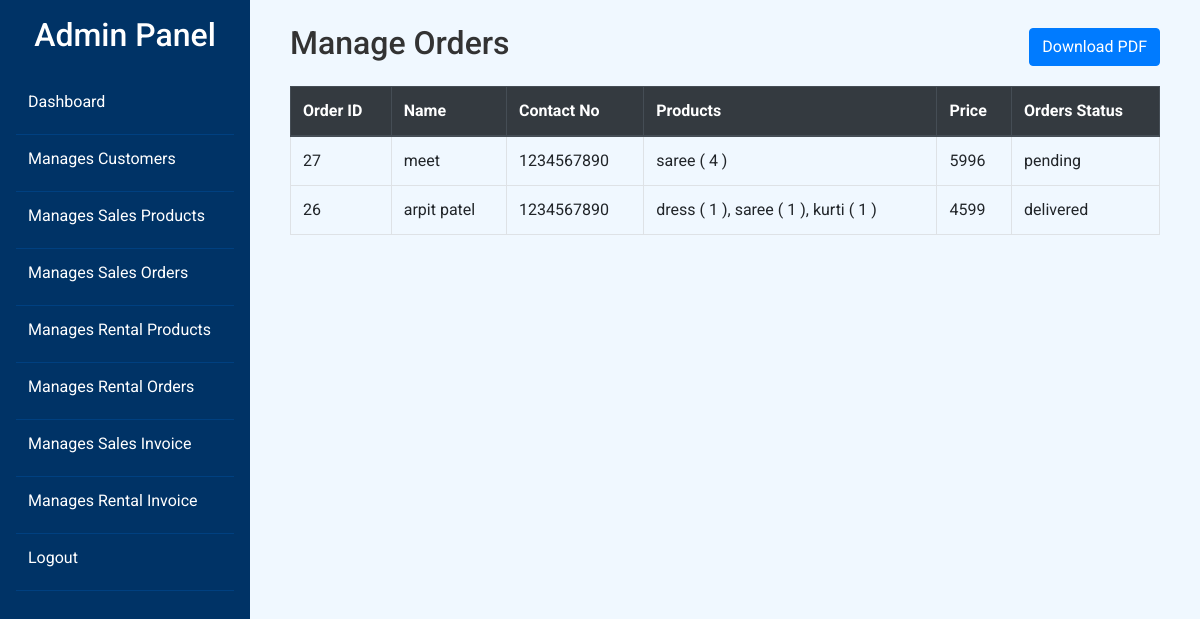
Before: /rentel/owear/admin_sales_invoice.php (signed in) with the older database file.
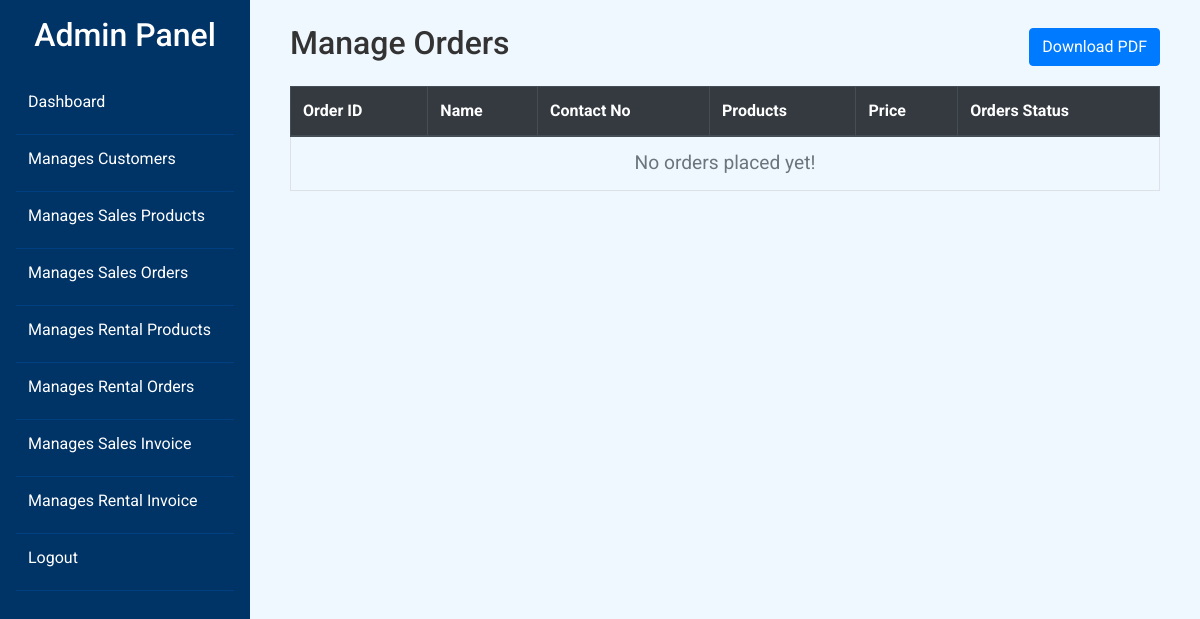
After: the same page with the newer database file.
### tables this page shows
CREATE TABLE `orders` (
  `id` int(100) NOT NULL,
  `user_id` int(100) NOT NULL,
  `name` varchar(100) NOT NULL,
  `number` varchar(12) NOT NULL,
  `email` varchar(100) NOT NULL,
  `address` varchar(500) NOT NULL,
  `total_products` varchar(1000) NOT NULL,
  `total_price` int(100) NOT NULL,
  `placed_on` varchar(50) NOT NULL,
  `payment_status` varchar(20) NOT NULL DEFAULT 'pending'
);

### rentel/owear/admin_sales_invoice.php (the view, shortened to what this page needs)
<?php
@include 'config.php';
?>
<!DOCTYPE html>
<html lang="en">
<head>
   <link rel="stylesheet" href="https://maxcdn.bootstrapcdn.com/bootstrap/4.5.2/css/bootstrap.min.css">
   <link rel="stylesheet" href="admin_styles.css">
</head>
<body>
<div class="d-flex">
   <?php include 'admin_navbar.php' ?>
   <div class="content p-4 w-100">
      <section class="placed-orders container-fluied mx-3">
         <div class="d-flex justify-content-between align-items-center mb-3">
            <h2 class="text-center">Manage Orders</h2>
            <button id="download-pdf" class="btn btn-primary download-btn">Download PDF</button>
         </div>
         <div class="table-responsive">
            <table class="table table-bordered" id="orders-table">
               <thead class="thead-dark">
                  <tr>
                     <th>Order ID</th>
                     <th>Name</th>
                     <th>Contact No</th>
                     <th>Products</th>
                     <th>Price</th>
                     <th>Orders Status</th>
                  </tr>
               </thead>
               <tbody>
                  <?php
                     $select_orders = $conn->prepare("SELECT * FROM `orders` ORDER BY id DESC");
                     $select_orders->execute();
                     if($select_orders->rowCount() > 0){
                        while($fetch_orders = $select_orders->fetch(PDO::FETCH_ASSOC)){
                  ?>
                           <tr>
                              <td><?= $fetch_orders['id']; ?></td>
                              <td><?= $fetch_orders['name']; ?></td>
                              <td><?= $fetch_orders['number']; ?></td>
                              <td><?= $fetch_orders['total_products']; ?></td>
                              <td><?= $fetch_orders['total_price']; ?></td>
                              <td><?= $fetch_orders['payment_status']; ?></td>
                           </tr>
                     <?php
                        }
                     } else {
                        echo '<tr><td colspan="7" class="empty">No orders placed yet!</td></tr>';
                     }
                  ?>
               </tbody>
            </table>
         </div>
      </section>
   </div>
</div>
</body>
</html>

Changed rows visible on the page:
removed orders: id "27", name "meet", number "1234567890", total_products "saree ( 4 )", total_price "5996", payment_status "pending"
removed orders: id "26", name "arpit patel", number "1234567890", total_products "dress ( 1 ), saree ( 1 ), kurti ( 1 )", total_price "4599", payment_status "delivered"
Other visible differences:
text now shown: "No orders placed yet!"
